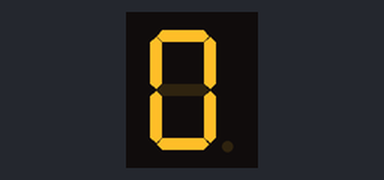
The sketch below on a simulated Arduino Uno, built with avr-gcc and run on an emulated ATmega328P. Shown: 1-digit seven-segment display. Wiring (inferred from the names in the program): 1-digit 7-segment display, segments lit when HIGH: segments pin 6, pin 5, pin 10, pin 11, pin 12, pin 7, pin 9. The segment pins are drawn as the display they are named for.

Above: at 0.1 s.
At 2.0 s:
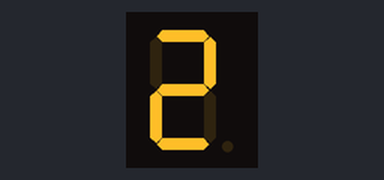
At 3.0 s:
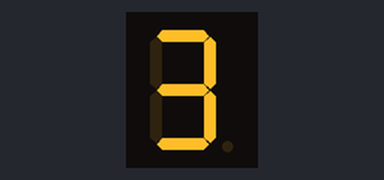
At 3.9 s:
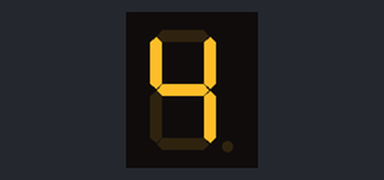
At 4.9 s:
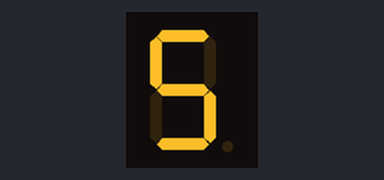
At 39.6 s:
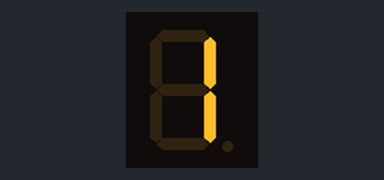

The sketch:

Increasing.ino
```cpp
int a = 6;
int b = 5;
int c = 10;
int d = 11;
int e = 12;
int f = 7;
int g = 9;

int secs = 1000;

void setup() {

  pinMode(a, OUTPUT);
  pinMode(b, OUTPUT);
  pinMode(c, OUTPUT);
  pinMode(d, OUTPUT);
  pinMode(e, OUTPUT);
  pinMode(f, OUTPUT);
  pinMode(g, OUTPUT);

}

void loop() {

  secs = increasing(secs, 20);
  if (secs < 300)
    secs = 300;
  secs = decreasing(secs, 20);
  if (secs < 300)
    secs = 300;

}

int increasing(int secs, int interval){

  zero(secs);
  secs -= interval;
  one(secs);
  secs -= interval;
  two(secs);
  secs -= interval;
  three(secs);
  secs -= interval;
  four(secs);
  secs -= interval;
  five(secs);
  secs -= interval;
  six(secs);
  secs -= interval;
  seven(secs);
  secs -= interval;
  eight(secs);
  secs -= interval;
  nine(secs);
  secs -= interval;

  return secs;

}

int decreasing(int secs, int interval){

  eight(secs);
  secs -= interval;
  seven(secs);
  secs -= interval;
  six(secs);
  secs -= interval;
  five(secs);
  secs -= interval;
  four(secs);
  secs -= interval;
  three(secs);
  secs -= interval;
  two(secs);
  secs -= interval;
  one(secs);
  secs -= interval;

  return secs;

}

void one(int secs){

  digitalWrite(b, HIGH);
  digitalWrite(c, HIGH);

  delay(secs);

  digitalWrite(b, LOW);
  digitalWrite(c, LOW);


}

void two(int secs){

  digitalWrite(d, HIGH);
  digitalWrite(e, HIGH);
  digitalWrite(g, HIGH);
  digitalWrite(b, HIGH);
  digitalWrite(a, HIGH);

  delay(secs);

  digitalWrite(d, LOW);
  digitalWrite(e, LOW);
  digitalWrite(g, LOW);
  digitalWrite(b, LOW);
  digitalWrite(a, LOW);

}

void three(int secs){

  digitalWrite(d, HIGH);
  digitalWrite(c, HIGH);
  digitalWrite(g, HIGH);
  digitalWrite(b, HIGH);
  digitalWrite(a, HIGH);

  delay(secs);

  digitalWrite(d, LOW);
  digitalWrite(c, LOW);
  digitalWrite(g, LOW);
  digitalWrite(b, LOW);
  digitalWrite(a, LOW);

}

void four(int secs){

  digitalWrite(c, HIGH);
  digitalWrite(b, HIGH);
  digitalWrite(g, HIGH);
  digitalWrite(f, HIGH);

  delay(secs);

  digitalWrite(c, LOW);
  digitalWrite(b, LOW);
  digitalWrite(g, LOW);
  digitalWrite(f, LOW);

}

void five(int secs){

  digitalWrite(d, HIGH);
  digitalWrite(c, HIGH);
  digitalWrite(g, HIGH);
  digitalWrite(f, HIGH);
  digitalWrite(a, HIGH);

  delay(secs);

  digitalWrite(d, LOW);
  digitalWrite(c, LOW);
  digitalWrite(g, LOW);
  digitalWrite(f, LOW);
  digitalWrite(a, LOW);

}

void six(int secs){

  digitalWrite(c, HIGH);
  digitalWrite(d, HIGH);
  digitalWrite(e, HIGH);
  digitalWrite(g, HIGH);
  digitalWrite(f, HIGH);
  digitalWrite(a, HIGH);

  delay(secs);

  digitalWrite(c, LOW);
  digitalWrite(d, LOW);
  digitalWrite(e, LOW);
  digitalWrite(g, LOW);
  digitalWrite(f, LOW);
  digitalWrite(a, LOW);

}

void seven(int secs){

  digitalWrite(a, HIGH);
  digitalWrite(b, HIGH);
  digitalWrite(c, HIGH);

  delay(secs);

  digitalWrite(a, LOW);
  digitalWrite(b, LOW);
  digitalWrite(c, LOW);


}

void eight(int secs){

  digitalWrite(a, HIGH);
  digitalWrite(b, HIGH);
  digitalWrite(c, HIGH);
  digitalWrite(d, HIGH);
  digitalWrite(e, HIGH);
  digitalWrite(f, HIGH);
  digitalWrite(g, HIGH);

  delay(secs);

  digitalWrite(a, LOW);
  digitalWrite(b, LOW);
  digitalWrite(c, LOW);
  digitalWrite(d, LOW);
  digitalWrite(e, LOW);
  digitalWrite(f, LOW);
  digitalWrite(g, LOW);

}

void nine(int secs){

  digitalWrite(a, HIGH);
  digitalWrite(b, HIGH);
  digitalWrite(c, HIGH);
  digitalWrite(d, HIGH);
  digitalWrite(f, HIGH);
  digitalWrite(g, HIGH);

  delay(secs);

  digitalWrite(a, LOW);
  digitalWrite(b, LOW);
  digitalWrite(c, LOW);
  digitalWrite(d, LOW);
  digitalWrite(f, LOW);
  digitalWrite(g, LOW);


}

void zero(int secs){

  digitalWrite(a, HIGH);
  digitalWrite(b, HIGH);
  digitalWrite(c, HIGH);
  digitalWrite(d, HIGH);
  digitalWrite(e, HIGH);
  digitalWrite(f, HIGH);

  delay(secs);

  digitalWrite(a, LOW);
  digitalWrite(b, LOW);
  digitalWrite(c, LOW);
  digitalWrite(d, LOW);
  digitalWrite(e, LOW);
  digitalWrite(f, LOW);

}
```

Measured:
- what the display in image 1 shows lasts 0.9 s, from 2.0 s to 2.9 s
- what the display in image 2 shows lasts 1.0 s, from 2.9 s to 3.9 s
